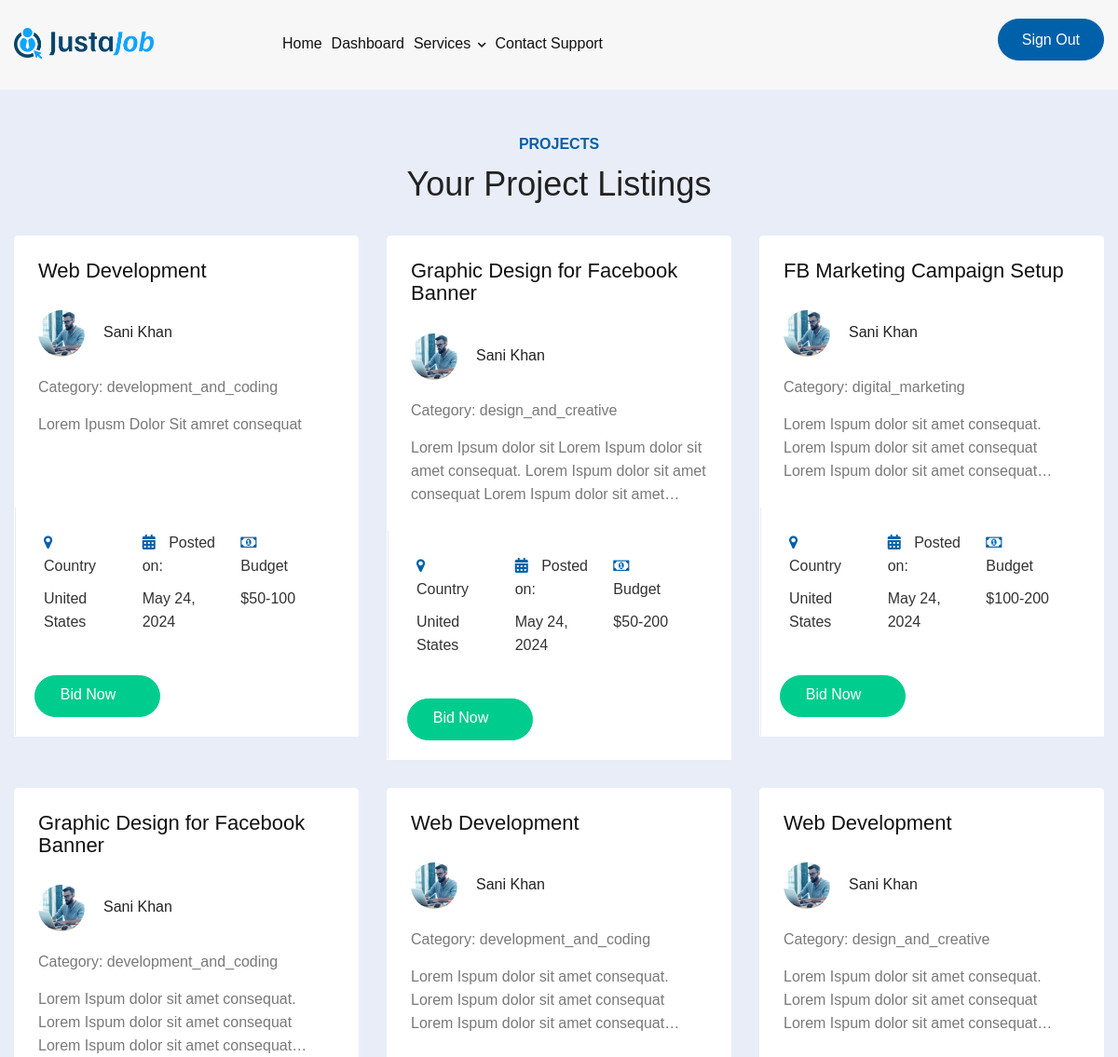
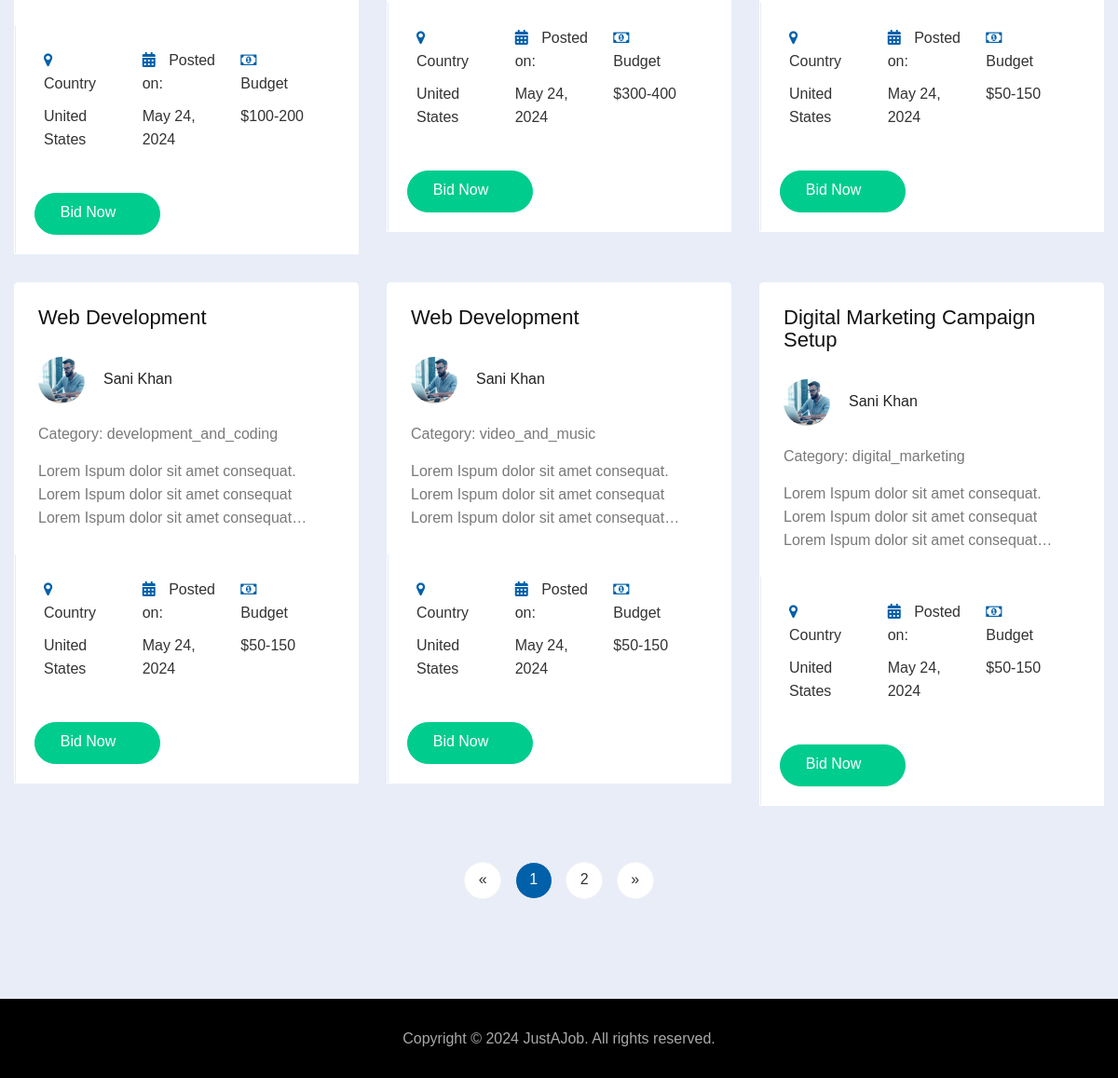
/clientprojects (signed in), run on the app's committed database (2 pictures, top to bottom).
### post_project/models.py (models this page shows, shortened)
class Project(models.Model):
    user = models.ForeignKey(User, on_delete=models.CASCADE)
    project_name = models.CharField(max_length=255)
    category = models.CharField(max_length=100)
    project_description = models.TextField()
    min_bid_price = models.PositiveIntegerField()
    max_bid_price = models.PositiveIntegerField()
    file_doc = models.FileField(upload_to='uploaded_docs/', blank=True, null=True)
    posted_on = models.DateField(default=datetime.date.today, blank=True)

### freelance_webpage/models.py (models this page shows, shortened)
class UserProfile(models.Model):
    USER_ROLES = (
        ('freelancer', 'Freelancer'),
        ('employer', 'Employer'),
    )
    user = models.OneToOneField(User, on_delete=models.CASCADE, related_name='freelance_profile')
    role = models.CharField(max_length=10, choices=USER_ROLES)
    country = models.CharField(max_length=100, null=True, blank=True)
    phone_number = models.CharField(max_length=15, null=True, blank=True)
    street_address = models.CharField(max_length=255, null=True, blank=True)
    client_pic = models.ImageField(upload_to='client_pics/', null=True, blank=True)

### clientprojects/views.py (the view)
# urls.py: path('clientprojects', views.project_view, name='clientprojects'),
@login_required
def project_view(request):
    if request.user.is_authenticated:
        user_profile = UserProfile.objects.get(user=request.user)
        project_details = Project.objects.filter(user=request.user).order_by('id')
        paginator = Paginator(project_details, 9)  # Show 9 projects per page
        page_number = request.GET.get('page')
        try:
            page_obj = paginator.page(page_number)
        except PageNotAnInteger:
            page_obj = paginator.page(1)
        except EmptyPage:
            page_obj = paginator.page(paginator.num_pages)
        user_details = {
            'first_name': request.user.first_name,
            'last_name': request.user.last_name,
        }
        context = {
            'user_profile': user_profile,
            'user_details': user_details,
            'project_details': project_details,
            'page_obj': page_obj,
        }
        return render(request, 'post_project/clientprojects.html', context)
    else:
        messages.error(request, "Invalid credentials")
        return redirect(request, 'login')

### freelance_webpage/templates/post_project/clientprojects.html (shortened to what this page needs)
<!DOCTYPE html>
{% load static %}
<html lang="en">
  <head>
    <link rel="stylesheet" type="text/css" href="{% static 'css/animate.css' %}" />
    <link rel="stylesheet" type="text/css" href="{% static 'css/animate.min.css' %}" />
    <link rel="stylesheet" type="text/css" href="{% static 'css/bootstrap.min.css' %}" />
    <link rel="stylesheet" type="text/css" href="{% static 'css/fonts.css' %}" />
    <link rel="stylesheet" type="text/css" href="{% static 'css/font-awesome.css' %}" />
    <link rel="stylesheet" type="text/css" href="{% static 'css/font-awesome.min.css' %}" />
    <link rel="stylesheet" type="text/css" href="{% static 'css/style.css' %}" />
    <link rel="stylesheet" type="text/css" href="{% static 'css/responsive.css' %}" />
  </head>
  <body class="page-bg">
    {% include 'common/navbar.html' %}
    <div class="inner-page-main-wrapper float_left">
      <div class="container project-cards">
        <div class="home1-section-heading1 mb-4">
          <h6>Projects</h6>
          <h4>Your Project Listings</h4>
        </div>
        <div class="row">
          {% for project in page_obj %}
            <div class="ewr-cards col-lg-4 col-md-4 col-sm-12 col-12">
              <div class="ewr_search_infobox">
                <div class="ewr_search_proj w-100">
                  <h4>{{ project.project_name }}</h4>
                  <h5><span><img src="{{ user_profile.client_pic }}" alt="client-picture" /></span>{{ user.get_full_name }}</h5>
                  <p>Category: {{ project.category }}</p>
                  <div class="proj-desc">
                    <p>{{ project.project_description }}</p>
                  </div>
                </div>
                <div class="ewr_search_proj_list w-100">
                  <div class="ewr_search_proj_info list-column">
                    <ul>
                      <li>
                        <div class="info-item">
                          <i class="fa fa-map-marker"></i>
                          <span>Country</span>
                        </div>
                        <div class="info-value">{{ user_profile.country }}</div>
                      </li>
                      <li class="date">
                        <div class="info-item">
                          <i class="fas fa-calendar"></i>
                          <span>Posted on:</span>
                        </div>
                        <div class="info-value">{{ project.posted_on }}</div>
                      </li>
                      <li class="budget">
                        <div class="info-item">
                          <i class="fa fa-money"></i>
                          <span>Budget</span>
                        </div>
                        <div class="info-value">${{ project.min_bid_price }}-{{ project.max_bid_price }}</div>
                      </li>
                    </ul>
                  </div>
                  <a href="project-details.html" class="ewr_btn_yellow"><span>Bid Now</span></a>
                </div>
              </div>
            </div>
          {% endfor %}
        </div>
        <div class="blog-main-wrapper float_left">
          <div class="custom-pegination">
            <ul>
              {% if page_obj.has_previous %}
                <li class="previous" aria-label="Previous">
                  <a href="?page={{ page_obj.previous_page_number }}"><span aria-hidden="true">&laquo;</span></a>
                </li>
              {% else %}
                <li class="previous disabled" aria-label="Previous">
                  <a href="#"><span aria-hidden="true">&laquo;</span></a>
                </li>
              {% endif %}
              {% for num in page_obj.paginator.page_range %}
                {% if page_obj.number == num %}
                  <li class="active">
                    <a href="#"><span>{{ num }}</span></a>
                  </li>
                {% elif num > page_obj.number|add:'-3' and num < page_obj.number|add:'3' %}
                  <li>
                    <a class="active" href="?page={{ num }}"><span>{{ num }}</span></a>
                  </li>
                {% endif %}
              {% endfor %}
              {% if page_obj.has_next %}
                <li class="next">
                  <a href="?page={{ page_obj.next_page_number }}" aria-label="Next"><span aria-hidden="true">&raquo;</span></a>
                </li>
              {% else %}
                <li class="next disabled">
                  <a href="#" aria-label="Next"><span aria-hidden="true">&raquo;</span></a>
                </li>
              {% endif %}
            </ul>
          </div>
        </div>
      </div>
    </div>
    {% include 'common/footer.html' %}
  </body>
</html>

### freelance_webpage/templates/common/navbar.html (shortened to what this page needs)
{% load static %}
<div class="main-header-wrapper1 inner-main-header float_left">
  <div class="sb-main-header1">
    <div class="menu-items-wrapper menu-item-wrapper3 d-xl-block d-lg-block d-md-none d-sm-none d-none">
      <div class="container custom-container">
        <div class="row">
          <div class="col-lg-8 col-md-6">
            <div class="index1-logo">
              <a href="{% static 'index.html' %}">
                <img class="normal-logo"
                src="{% static 'freelance_webpage/Images/logo_color.png' %}" alt="logo">
              </a>
            </div>
            <nav class="navbar navbar-expand-lg">
              <ul class="navbar-nav">
                <li class="nav-item menu-click5 ps-rel">
                  <a class="nav-link" href="{% url 'index' %}">Home</a>
                </li>
                {% if user.userprofile.role == 'freelancer' %}
                <li class="nav-item menu-click5 ps-rel">
                  <a class="nav-link" href="{% url 'freelancer_dashboard' %}">Dashboard</a>
                </li>
                {% else %}
                <li class="nav-item menu-click5 ps-rel">
                  <a class="nav-link" href="{% url 'employer_dashboard' %}">Dashboard</a>
                </li>
                {% endif %}
                <li class="nav-item menu-click ps-rel">
                  <a class="nav-link" href="javascript:void(0);">Services
                    <span><i class="fas fa-chevron-down"></i></span>
                  </a>
                </li>
                <li class="nav-item">
                  <a class="nav-link" href="#">Contact Support</a>
                </li>
              </ul>
            </nav>
          </div>
          <div class="col-lg-4 col-md-6">
            {% if user.is_authenticated %}
            <form action="{% url 'logout' %}" method="post">
              <ul class="sign-out d-xl-flex d-lg-flex d-md-none d-sm-none d-none justify-content-end align-items-center">
                <li>
                  <button type="submit" class="logout-btn">Sign Out</button>
                </li>
              </ul>
            </form>
            {% endif %}
          </div>
        </div>
      </div>
    </div>
  </div>
</div>

### freelance_webpage/templates/common/footer.html
<div class="footer-main-wrapper">
  <div class="bottom-footer float_left">
    <div class="container">
      <div class="row">
        <div class="col-lg-12 col-md-12 col-sm-12 col-12">
          <p>Copyright © 2024 JustAJob. All rights reserved.</p>
        </div>
      </div>
    </div>
  </div>
</div>

### freelance_webpage/static/css/responsive.css (style rules this page uses)
@media (max-width: 1400px) { .main-header-wrapper1 .sb-main-header1 .menu-item-wrapper3 .index1-logo { width: 165px; } }
@media (max-width: 1366px) { .main-header-wrapper1 .sb-main-header1 .menu-item-wrapper3 .index1-logo { width: 150px; } }
@media (max-width: 1366px) { .main-header-wrapper1 .sb-main-header1 .menu-item-wrapper3 nav ul li a { padding: 0px 5px; } }
@media (max-width: 1366px) { .main-header-wrapper1 .sb-main-header1 .menu-item-wrapper3 nav { justify-content: center; } }

### data on the page
Project: project_name "Web Development", client_pic (picture), category "development_and_coding", project_description "Lorem Ipusm Dolor Sit amret consequat", posted_on "May 24, 2024", min_bid_price "50", max_bid_price "100"
UserProfile: country "United States"
Project: project_name "Graphic Design for Facebook Banner", client_pic (picture), category "design_and_creative", project_description "Lorem Ipsum dolor sit Lorem Ispum dolor sit amet consequat. Lorem Ispum dolor sit amet consequat Lorem Ispum dolor sit…", posted_on "May 24, 2024", min_bid_price "50", max_bid_price "200"
Project: project_name "FB Marketing Campaign Setup", client_pic (picture), category "digital_marketing", project_description "Lorem Ispum dolor sit amet consequat. Lorem Ispum dolor sit amet consequat Lorem Ispum dolor sit amet…", posted_on "May 24, 2024", min_bid_price "100", max_bid_price "200"
Project: project_name "Graphic Design for Facebook Banner", client_pic (picture), category "development_and_coding", project_description "Lorem Ispum dolor sit amet consequat. Lorem Ispum dolor sit amet consequat Lorem Ispum dolor sit amet…", posted_on "May 24, 2024", min_bid_price "100", max_bid_price "200"
Project: project_name "Web Development", client_pic (picture), category "development_and_coding", project_description "Lorem Ispum dolor sit amet consequat. Lorem Ispum dolor sit amet consequat Lorem Ispum dolor sit amet…", posted_on "May 24, 2024", min_bid_price "300", max_bid_price "400"
Project: project_name "Web Development", client_pic (picture), category "design_and_creative", project_description "Lorem Ispum dolor sit amet consequat. Lorem Ispum dolor sit amet consequat Lorem Ispum dolor sit amet…", posted_on "May 24, 2024", min_bid_price "50", max_bid_price "150"
Project: project_name "Web Development", client_pic (picture), category "development_and_coding", project_description "Lorem Ispum dolor sit amet consequat. Lorem Ispum dolor sit amet consequat Lorem Ispum dolor sit amet…", posted_on "May 24, 2024", min_bid_price "50", max_bid_price "150"
Project: project_name "Web Development", client_pic (picture), category "video_and_music", project_description "Lorem Ispum dolor sit amet consequat. Lorem Ispum dolor sit amet consequat Lorem Ispum dolor sit amet…", posted_on "May 24, 2024", min_bid_price "50", max_bid_price "150"
Project: project_name "Digital Marketing Campaign Setup", client_pic (picture), category "digital_marketing", project_description "Lorem Ispum dolor sit amet consequat. Lorem Ispum dolor sit amet consequat Lorem Ispum dolor sit amet…", posted_on "May 24, 2024", min_bid_price "50", max_bid_price "150"

### other printed values
{{ user.get_full_name }} "Sani Khan"
{{ num }} "1"
{{ num }} "2"
